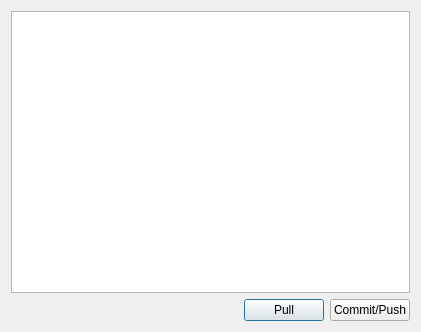
<?xml version="1.0" encoding="UTF-8"?>
<ui version="4.0">
 <class>ModificationsDialog</class>
 <widget class="QDialog" name="ModificationsDialog">
  <property name="geometry">
   <rect>
    <x>0</x>
    <y>0</y>
    <width>421</width>
    <height>332</height>
   </rect>
  </property>
  <property name="windowTitle">
   <string>Modifications</string>
  </property>
  <layout class="QVBoxLayout" name="verticalLayout">
   <item>
    <widget class="QListWidget" name="listWidget"/>
   </item>
   <item>
    <layout class="QHBoxLayout" name="horizontalLayout">
     <item>
      <spacer name="horizontalSpacer">
       <property name="orientation">
        <enum>Qt::Horizontal</enum>
       </property>
       <property name="sizeHint" stdset="0">
        <size>
         <width>40</width>
         <height>20</height>
        </size>
       </property>
      </spacer>
     </item>
     <item>
      <widget class="QPushButton" name="pushButton_2">
       <property name="text">
        <string>Pull</string>
       </property>
      </widget>
     </item>
     <item>
      <widget class="QPushButton" name="pushButton">
       <property name="text">
        <string>Commit/Push</string>
       </property>
      </widget>
     </item>
    </layout>
   </item>
  </layout>
 </widget>
 <resources/>
 <connections/>
</ui>
